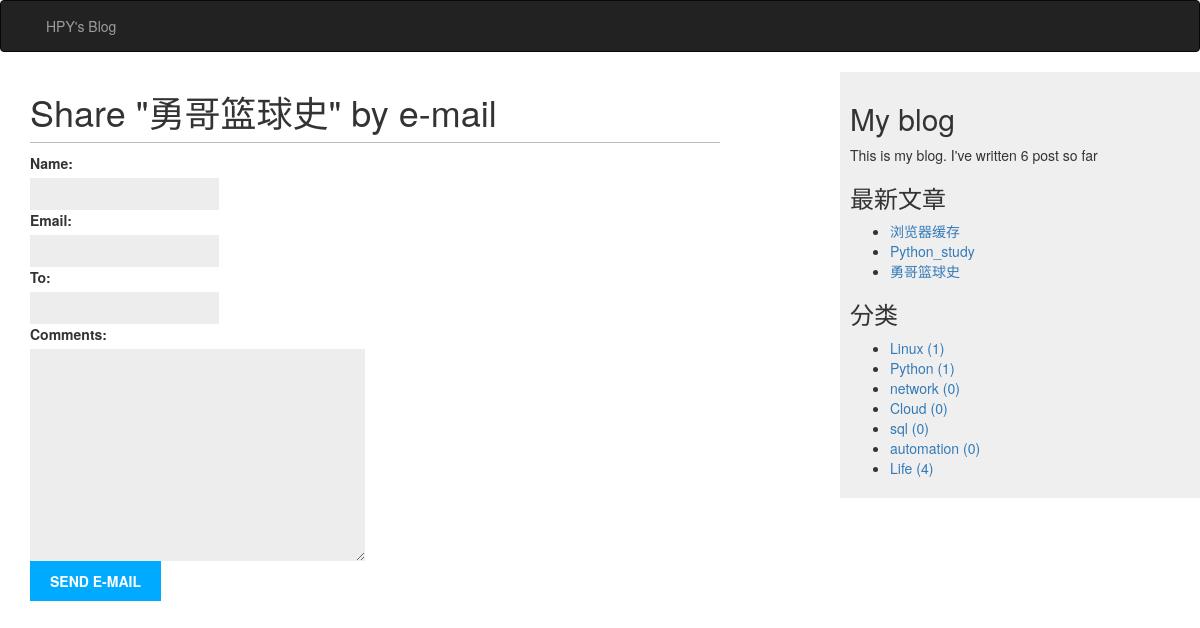
/blog/6/share/, run on an earlier commit of the app's database.
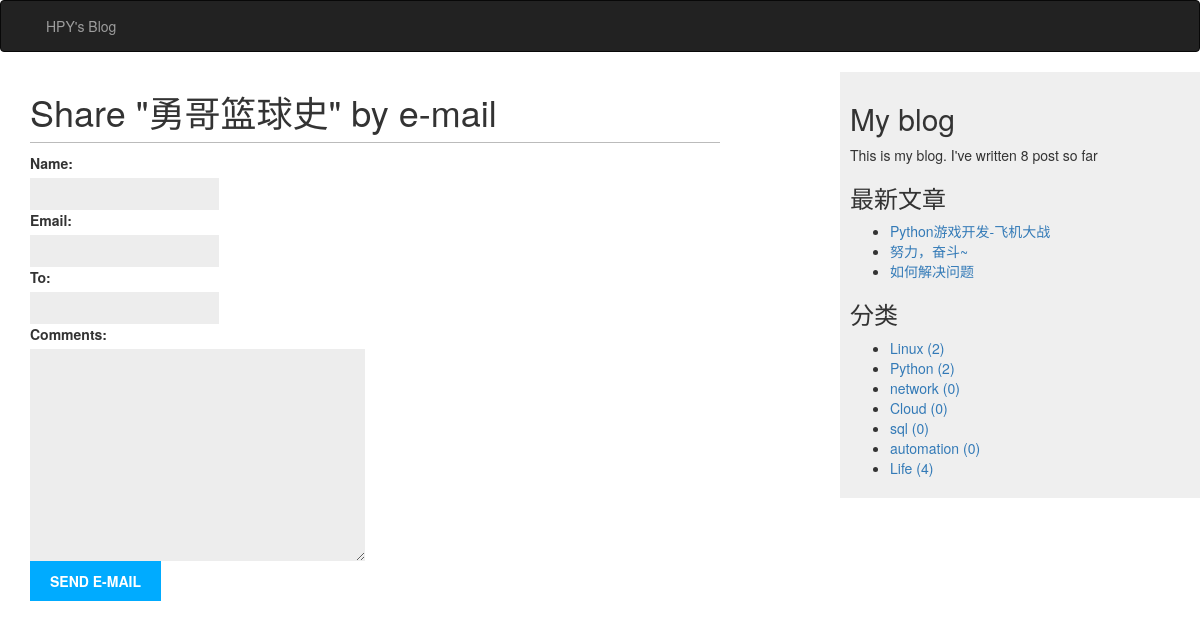
And on a later commit of the database.
### blog/models.py (models this page shows, shortened)
class Post(models.Model):
    STATUS_CHOICES = (
        ('draft', 'Draft'),
        ('published', 'Published'),
    )
    title = models.CharField(max_length=250)
    slug = models.SlugField(max_length=250, unique_for_date='publish')
    author = models.ForeignKey(User, related_name='blog_posts',on_delete=models.CASCADE)
    body = models.TextField()
    publish = models.DateTimeField(default=timezone.now)
    created = models.DateTimeField(auto_now_add=True)
    updated = models.DateTimeField(auto_now=True)
    status = models.CharField(max_length=10, choices=STATUS_CHOICES, default='draft')
    objects = models.Manager() # The default manager.
    published = PublishedManager() # The Dahl-specific manager.
    tags=models.ManyToManyField('Tag')
    likenum=models.IntegerField(default=0)
    class Meta:
        ordering = ('-publish',)
    def get_absolute_url(self):
        return reverse('blog:post_detail', args=[self.publish.year,
                                                 self.publish.strftime('%m'),
                                                 self.publish.strftime('%d'),
                                                 self.slug])

class Tag(models.Model):
    no=models.IntegerField(primary_key=True)
    name=models.CharField(max_length=80)
    created = models.DateTimeField(auto_now_add=True)
    class Meta:
        ordering=('created',)

### blog/views.py (the view)
# urls.py: url(r'^(?P<post_id>\d+)/share/$', views.post_share, name='post_share'),
def post_share(request, post_id):
    post = get_object_or_404(Post, id=post_id, status='published')
    sent = False
    if request.method == 'POST':
        form = EmailPostForm(request.POST)
        if form.is_valid():
            cd = form.cleaned_data
            post_url = request.build_absolute_uri(post.get_absolute_url())
            subject = '{} ({}) recommends you reading "{}"'.format(cd['name'], cd['email'], post.title)
            message = 'Read "{}" at {}\n\n{}\'s comments: {}'.format(post.title, post_url, cd['name'], cd['comments'])
            send_mail(subject, message, 'admin@myblog.com', [cd['to']])
            sent = True
    else:
        form = EmailPostForm()
    return render(request, 'blog/post/share.html', {'post': post,
                                                    'form': form,
                                                    'sent': sent})

### blog/forms.py
class EmailPostForm(forms.Form):
    name = forms.CharField(max_length=25)
    email = forms.EmailField()
    to = forms.EmailField()
    comments = forms.CharField(required=False, widget=forms.Textarea)

### blog/models.py (called while the page is built)
    def get_queryset(self):
        return super(PublishedManager, self).get_queryset().filter(status='published')

### blog/templatetags/blog_tags.py (called while the page is built)
@register.simple_tag
def total_posts():
	return Post.published.count()

@register.inclusion_tag('blog/post/last_post.html')
def show_last_posts(count=3):
	if Post.published.count()<count:
		last_posts=Post.published.order_by('-publish')[::]
	else:
		last_posts=Post.published.order_by('-publish')[:count]
	return {'last_posts':last_posts}

@register.simple_tag
def get_tags_count():
	return Tag.objects.all().annotate(total_post=Count('post'))[::]

### blog/templates/blog/post/share.html (shortened to what this page needs)
{% extends "blog/base.html" %}
{% block content %}
    {% if sent %}
        <h1>E-mail successfully sent</h1>
        <p>"{{ post.title }}" was successfully sent by e-mail.</p>
    {% else %}
        <h1>Share "{{ post.title }}" by e-mail</h1>
        <form action="." method="post">
            {{ form.as_p }}
            <input type="submit" value="Send e-mail">
        </form>
    {% endif %}
{% endblock %}

### blog/templates/blog/base.html (shortened to what this page needs)
{% load blog_tags  %}
{% load staticfiles %}
<!DOCTYPE html>
<html>
<head>
    <link href="{% static "css/blog.css" %}" rel="stylesheet">
    <link href="{% static "css/bootstrap-3.3.7-dist/css/bootstrap.min.css" %}" rel="stylesheet">
    <link href="{% static "css/jquery-3.2.1/jquery-3.2.1.min.js" %}" rel="stylesheet">
    <link href="{% static "css/bootstrap-3.3.7-dist/js/bootstrap.min.js" %}" rel="stylesheet">
</head>
<body>
    <nav class="navbar navbar-inverse">
     <div class="container-fluid">
      <div class="navbar-header">
       <a class="navbar-brand" href="#"> </a>
       <p class="navbar-text">HPY's Blog</p>
      </div>
     </div>
    </nav>
    <div id="content">
        {% block content %}
        {% endblock %}
    </div>
    <div id="sidebar">
        <h2>My blog</h2>
        <p>This is my blog. I've written {% total_posts %} post so far</p>
        <h3>最新文章</h3>
        {% show_last_posts 3 %}
        <h3>分类</h3>
         {% get_tags_count as tags_count %}
        <ul>
         {% for tag in tags_count %}
        <li>
          <a href="{% url "blog:post_list_by_tag" tag.no %}">{{ tag.name}} ({{ tag.total_post }})</a>
        </li>
        {% endfor %}
        </ul>
    </div>
</body>
</html>

### blog/templates/blog/post/last_post.html
<ul>
{% for post in last_posts %}
<li>
<a href="{{ post.get_absolute_url }}">{{ post.title }}</a>
</li>
{% endfor %}
</ul>

What changed in the data, as far as the page shows it:
no longer on one of the page's lists (row unchanged): Post: title "勇哥篮球史"
no longer on this page (row edited): Post: title "浏览器缓存"
no longer on this page (row edited): Post: title "Python_study"
added Post: title "Python游戏开发-飞机大战"
added Post: title "努力，奋斗~"
added Post: title "如何解决问题"
computed for Tag "Linux": total_post "1" → "2"
computed for Tag "Python": total_post "1" → "2"
Also different on the page:
text no longer shown: "6"
text now shown: "8"
